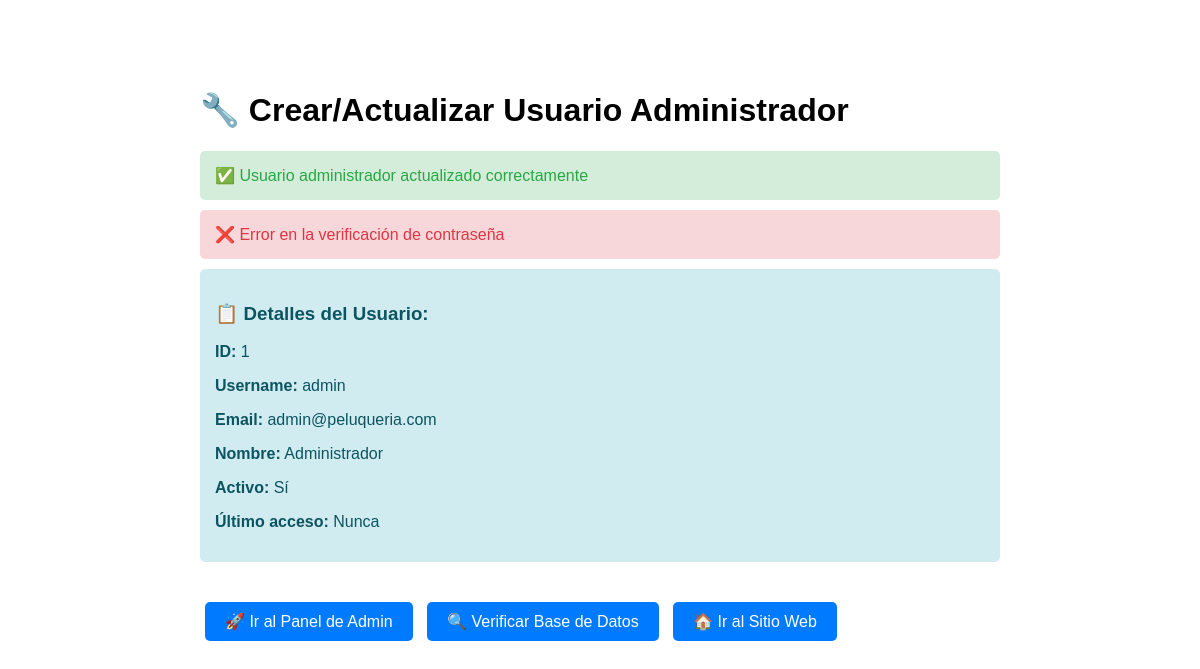
/scripts/create-admin-user.php, run on the app's committed database.
### tables this page shows
CREATE TABLE usuarios (
    id INT AUTO_INCREMENT PRIMARY KEY,
    username VARCHAR(50) NOT NULL UNIQUE,
    password VARCHAR(255) NOT NULL,
    email VARCHAR(100) NOT NULL,
    nombre VARCHAR(100) NOT NULL,
    activo BOOLEAN DEFAULT TRUE,
    ultimo_acceso TIMESTAMP NULL,
    fecha_creacion TIMESTAMP DEFAULT CURRENT_TIMESTAMP,
    fecha_actualizacion TIMESTAMP DEFAULT CURRENT_TIMESTAMP ON UPDATE CURRENT_TIMESTAMP
);

### includes/db.php (called while the page is built, shortened)
<?php
class Database {
    private $host;
    private $dbname;
    private $username;
    private $password;
    private $pdo;
    public function __construct() {
        $this->host = DB_HOST;
        $this->dbname = DB_NAME;
        $this->username = DB_USER;
        $this->password = DB_PASS;
    }
    private function connect() {
        try {
            $dsn = "mysql:host={$this->host};dbname={$this->dbname};charset=utf8mb4";
            $options = [
                PDO::ATTR_ERRMODE => PDO::ERRMODE_EXCEPTION,
                PDO::ATTR_DEFAULT_FETCH_MODE => PDO::FETCH_ASSOC,
                PDO::ATTR_EMULATE_PREPARES => false,
            ];
            $this->pdo = new PDO($dsn, $this->username, $this->password, $options);
        } catch (PDOException $e) {
            die("Connection failed: " . $e->getMessage());
        }
    }
    public function query($sql, $params = []) {
        try {
            $stmt = $this->pdo->prepare($sql);
            $stmt->execute($params);
            return $stmt;
        } catch (PDOException $e) {
            error_log("Database query error: " . $e->getMessage());
            throw $e;
        }
    }
    public function fetchOne($sql, $params = []) {
        $stmt = $this->query($sql, $params);
        return $stmt->fetch();
    }
    public function update($sql, $params = []) {
        $stmt = $this->query($sql, $params);
        return $stmt->rowCount();
    }
}
$db = new Database();
?>

### scripts/create-admin-user.php (the view, shortened to what this page needs)
<?php
require_once '../includes/db.php';
$password = 'admin123';
$password_hash = password_hash($password, PASSWORD_DEFAULT);
echo "<!DOCTYPE html>
<html lang='es'>
<head>
    <meta charset='UTF-8'>
    <meta name='viewport' content='width=device-width, initial-scale=1.0'>
    <title>Crear Usuario Administrador</title>
    <style>
        body { font-family: Arial, sans-serif; max-width: 800px; margin: 50px auto; padding: 20px; }
        .success { color: #28a745; background: #d4edda; padding: 15px; border-radius: 5px; margin: 10px 0; }
        .error { color: #dc3545; background: #f8d7da; padding: 15px; border-radius: 5px; margin: 10px 0; }
        .info { color: #0c5460; background: #d1ecf1; padding: 15px; border-radius: 5px; margin: 10px 0; }
        .credentials { background: #f8f9fa; padding: 20px; border-radius: 5px; margin: 20px 0; }
        .btn { background: #007bff; color: white; padding: 10px 20px; text-decoration: none; border-radius: 5px; display: inline-block; margin: 10px 5px; }
    </style>
</head>
<body>";
echo "<h1>🔧 Crear/Actualizar Usuario Administrador</h1>";
try {
    $existingUser = $db->fetchOne("SELECT * FROM usuarios WHERE username = 'admin'");
    if ($existingUser) {
        $result = $db->update(
            "UPDATE usuarios SET password = ?, activo = 1, fecha_actualizacion = NOW() WHERE username = 'admin'",
            [$password_hash]
        );
        if ($result) {
            echo "<div class='success'>✅ Usuario administrador actualizado correctamente</div>";
        } else {
            echo "<div class='error'>❌ Error al actualizar el usuario administrador</div>";
        }
    }
    $testUser = $db->fetchOne("SELECT * FROM usuarios WHERE username = 'admin'");
    if ($testUser && password_verify($password, $testUser['password'])) {
        echo "<div class='success'>✅ Verificación de contraseña exitosa</div>";
        echo "<div class='credentials'>
            <h3>🔑 Credenciales de Acceso:</h3>
            <p><strong>Usuario:</strong> admin</p>
            <p><strong>Contraseña:</strong> admin123</p>
            <p><strong>URL de acceso:</strong> <a href='../admin-login.php'>admin-login.php</a></p>
        </div>";
    } else {
        echo "<div class='error'>❌ Error en la verificación de contraseña</div>";
    }
    if ($testUser) {
        echo "<div class='info'>
            <h3>📋 Detalles del Usuario:</h3>
            <p><strong>ID:</strong> {$testUser['id']}</p>
            <p><strong>Username:</strong> {$testUser['username']}</p>
            <p><strong>Email:</strong> {$testUser['email']}</p>
            <p><strong>Nombre:</strong> {$testUser['nombre']}</p>
            <p><strong>Activo:</strong> " . ($testUser['activo'] ? 'Sí' : 'No') . "</p>
            <p><strong>Último acceso:</strong> " . ($testUser['ultimo_acceso'] ?: 'Nunca') . "</p>
        </div>";
    }
} catch (Exception $e) {
    echo "<div class='error'>❌ Error: " . $e->getMessage() . "</div>";
}
echo "<div style='margin-top: 30px;'>
    <a href='../admin-login.php' class='btn'>🚀 Ir al Panel de Admin</a>
    <a href='verify-database.php' class='btn'>🔍 Verificar Base de Datos</a>
    <a href='../index.php' class='btn'>🏠 Ir al Sitio Web</a>
</div>";
echo "</body></html>";
?>

### scripts/create-admin-user.php (style rules this page uses)
body { font-family: Arial, sans-serif; max-width: 800px; margin: 50px auto; padding: 20px; }
.success { color: #28a745; background: #d4edda; padding: 15px; border-radius: 5px; margin: 10px 0; }
.error { color: #dc3545; background: #f8d7da; padding: 15px; border-radius: 5px; margin: 10px 0; }
.info { color: #0c5460; background: #d1ecf1; padding: 15px; border-radius: 5px; margin: 10px 0; }
.btn { background: #007bff; color: white; padding: 10px 20px; text-decoration: none; border-radius: 5px; display: inline-block; margin: 10px 5px; }

### data on the page
usuarios: id "1", username "admin", email "admin@peluqueria.com", nombre "Administrador", ultimo_acceso "Nunca"
